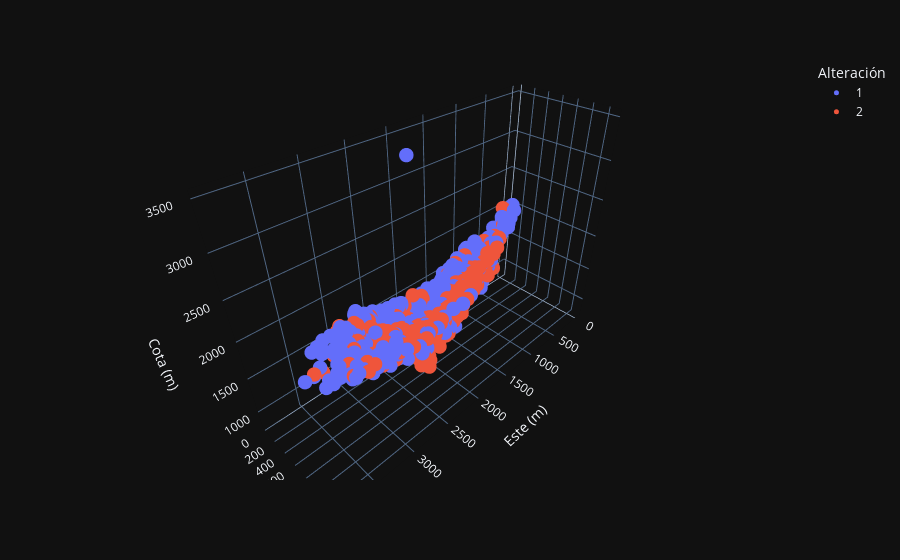

Notebook code cell kept with this figure:
### Markdown cell above
## Visualización de variables categoricas
### Alteración

### Code cell
categorical = 'Alteración'
data_frame[categorical] = data_frame[categorical].astype('str')
figure = px.scatter_3d(data_frame, x='Este (m)', y='Norte (m)', z='Cota (m)', color=categorical)
figure.update_traces(marker=dict(size=5.0))
figure.show()

### Figure 1 — Plotly figure (JSON) as saved in the notebook; plotly's stock layout.template omitted (floating-point values rounded to 4 significant figures; data arrays with more than 128 entries replaced by an {"elided": "..."} marker saying what was removed)
{"data": [{"hovertemplate": "Alteración=1<br>Este (m)=%{x}<br>Norte (m)=%{y}<br>Cota (m)=%{z}<extra></extra>", "legendgroup": "1", "marker": {"color": "#636efa", "symbol": "circle", "size": 5.0}, "mode": "markers", "name": "1", "scene": "scene", "showlegend": true, "x": {"elided": "574 float values"}, "y": {"elided": "574 float values"}, "z": {"elided": "574 float values"}, "type": "scatter3d"}, {"hovertemplate": "Alteración=2<br>Este (m)=%{x}<br>Norte (m)=%{y}<br>Cota (m)=%{z}<extra></extra>", "legendgroup": "2", "marker": {"color": "#EF553B", "symbol": "circle", "size": 5.0}, "mode": "markers", "name": "2", "scene": "scene", "showlegend": true, "x": {"elided": "538 float values"}, "y": {"elided": "538 float values"}, "z": {"elided": "538 float values"}, "type": "scatter3d"}], "layout": {"scene": {"domain": {"x": [0.0, 1.0], "y": [0.0, 1.0]}, "xaxis": {"title": {"text": "Este (m)"}}, "yaxis": {"title": {"text": "Norte (m)"}}, "zaxis": {"title": {"text": "Cota (m)"}}}, "legend": {"title": {"text": "Alteración"}, "tracegroupgap": 0}, "margin": {"t": 60}}}
